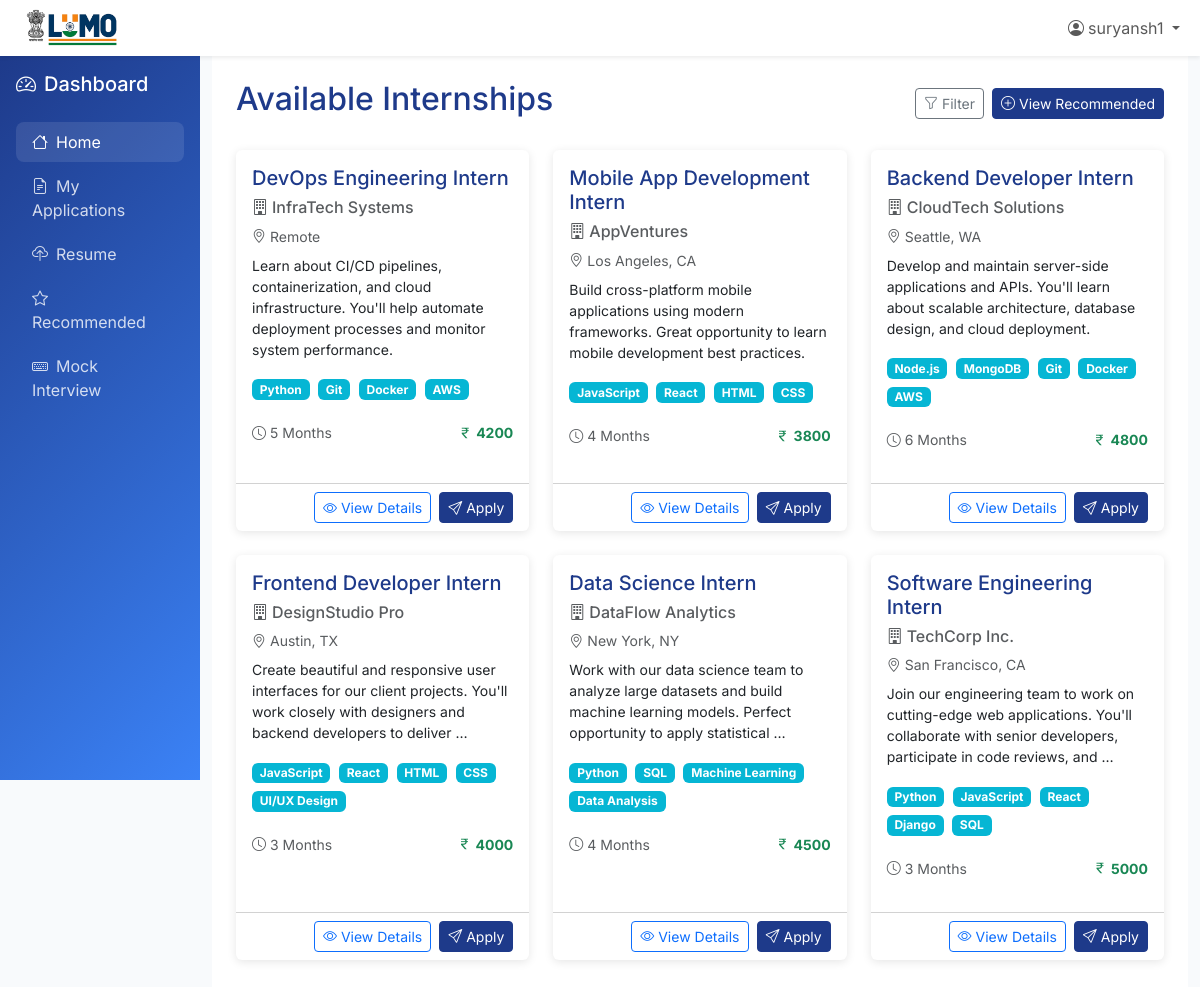
/dashboard/ (signed in), run on the app's committed database.
### dashboard/models.py (models this page shows, shortened)
class Internship(models.Model):
    title = models.CharField(max_length=255)
    company = models.CharField(max_length=255)
    description = models.TextField()
    location = models.CharField(max_length=150)
    stipend = models.DecimalField(max_digits=10, decimal_places=2, null=True, blank=True)
    duration = models.CharField(max_length=100, help_text="e.g., '3 Months', '6 Weeks'")
    required_skills = models.ManyToManyField(Skill, related_name='internships')
    posted_date = models.DateTimeField(auto_now_add=True)

### accounts/models.py (models this page shows, shortened)
class Skill(models.Model):
    name = models.CharField(max_length=100, unique=True)

### dashboard/views.py (the view)
# urls.py: path("", views.dashboard, name="dashboard"),
@login_required
def dashboard(request):
    student_profile, created = Student.objects.get_or_create(user=request.user)
    internships = Internship.objects.all().order_by('-posted_date')
    recommended_internships = get_recommended_internships(student_profile)
    all_skills = Skill.objects.all()
    context = {
        'internships': internships,
        'recommended_internships': recommended_internships,
        'all_skills': all_skills,
        'student': student_profile
    }
    return render(request, 'dashboard/index.html', context)

### templates/dashboard/index.html (shortened to what this page needs)
{% extends 'dashboard/base.html' %}
{% block dashboard_content %}
<div class="d-flex justify-content-between align-items-center mb-4">
    <h1 class="h2 text-lumo">Available Internships</h1>
    <div class="d-flex gap-2">
        <button class="btn btn-outline-secondary btn-sm" data-bs-toggle="modal" data-bs-target="#filterModal">
            <i class="bi bi-funnel me-1"></i>Filter
        </button>
        <a class="nav-link {% if request.resolver_match.url_name == 'recommended_internships' %}active{% endif %}"
                       href="{% url 'recommended_internships' %}">
            <button class="btn btn-lumo btn-sm">
                <i class="bi bi-plus-circle me-1"></i>View Recommended
            </button>
        </a>
    </div>
</div>
<div class="row">
    {% for internship in internships %}
    <div class="col-lg-4 col-md-6 mb-4">
        <div class="card h-100">
            <div class="card-body">
                <div class="d-flex justify-content-between align-items-start mb-2">
                    <h5 class="card-title text-lumo mb-1">{{ internship.title }}</h5>
                </div>
                <h6 class="card-subtitle mb-2 text-muted">
                    <i class="bi bi-building me-1"></i>{{ internship.company }}
                </h6>
                <p class="text-muted small mb-2">
                    <i class="bi bi-geo-alt me-1"></i>{{ internship.location }}
                </p>
                <p class="card-text small">{{ internship.description|truncatewords:20 }}</p>
                <div class="mb-3">
                    {% for skill in internship.required_skills.all %}
                        <span class="badge badge-skill me-1 mb-1">{{ skill.name }}</span>
                    {% endfor %}
                </div>
                <div class="row text-sm mb-3">
                    <div class="col-6">
                        <small class="text-muted">
                            <i class="bi bi-clock me-1"></i>{{ internship.duration }}
                        </small>
                    </div>
                    {% if internship.stipend %}
                    <div class="col-6 text-end">
                        <small class="text-success fw-bold">
                            <i class="bi bi-currency-rupee me-1"></i>{{ internship.stipend|floatformat:0 }}
                        </small>
                    </div>
                    {% endif %}
                </div>
            </div>
            <div class="card-footer bg-transparent">
                <div class="d-grid gap-2 d-md-flex justify-content-md-end">
                    <a href="{% url 'internship_detail' internship.id %}" class="btn btn-outline-primary btn-sm">
                        <i class="bi bi-eye me-1"></i>View Details
                    </a>
                    <a href="{% url 'apply_internship' internship.id %}" class="btn btn-lumo btn-sm">
                        <i class="bi bi-send me-1"></i>Apply
                    </a>
                </div>
            </div>
        </div>
    </div>
    {% endfor %}
</div>
{% endblock %}

### templates/base.html (shortened to what this page needs)
{% load static %}
<!DOCTYPE html>
<html lang="en">
<head>
    <link href="https://cdn.jsdelivr.net/npm/bootstrap@5.3.0/dist/css/bootstrap.min.css" rel="stylesheet">
    <link href="https://cdn.jsdelivr.net/npm/bootstrap-icons@1.10.0/font/bootstrap-icons.css" rel="stylesheet">
</head>
<body>
    <nav class="navbar navbar-expand-lg navbar-light bg-white shadow-sm">
        <div class="container-fluid">
            <a href="/" class="logo">
    <img src="{% static 'logo1.png' %}" alt="LUMO" class="img-fluid" style="height:40px; width:auto;" />
</a>
            <div class="collapse navbar-collapse" id="navbarNav">
                <ul class="navbar-nav ms-auto">
                    {% if user.is_authenticated %}
                        <li class="nav-item dropdown">
                            <a class="nav-link dropdown-toggle" href="#" id="navbarDropdown" role="button" data-bs-toggle="dropdown">
                                <i class="bi bi-person-circle me-1"></i>{{ user.username }}
                            </a>
                        </li>
                    {% endif %}
                </ul>
            </div>
        </div>
    </nav>
    {% block content %}{% endblock %}
</body>
</html>

### templates/base.html (style rules this page uses)
:root { --lumo-primary: #1e3a8a; --lumo-secondary: #3b82f6; --lumo-accent: #06b6d4; --lumo-dark: #1f2937; --lumo-light: #f8fafc; }
body { font-family: 'Inter', sans-serif; background-color: var(--lumo-light); }
.btn-lumo { background-color: var(--lumo-primary); border-color: var(--lumo-primary); color: white; }
.text-lumo { color: var(--lumo-primary); }
.card { border: none; box-shadow: 0 2px 10px rgba(0, 0, 0, 0.1); transition: transform 0.2s ease, box-shadow 0.2s ease; }
.badge-skill { background-color: var(--lumo-accent); color: white; }

### data on the page
Internship: title "DevOps Engineering Intern", company "InfraTech Systems", location "Remote", description "Learn about CI/CD pipelines, containerization, and cloud infrastructure. You'll help automate deployment processes and monitor system performance.", duration "5 Months", stipend "4200"
Skill: name "Python"
Skill: name "Git"
Skill: name "Docker"
Skill: name "AWS"
Internship: title "Mobile App Development Intern", company "AppVentures", location "Los Angeles, CA", description "Build cross-platform mobile applications using modern frameworks. Great opportunity to learn mobile development best practices.", duration "4 Months", stipend "3800"
Skill: name "JavaScript"
Skill: name "React"
Skill: name "HTML"
Skill: name "CSS"
Internship: title "Backend Developer Intern", company "CloudTech Solutions", location "Seattle, WA", description "Develop and maintain server-side applications and APIs. You'll learn about scalable architecture, database design, and cloud deployment.", duration "6 Months", stipend "4800"
Skill: name "Node.js"
Skill: name "MongoDB"
Internship: title "Frontend Developer Intern", company "DesignStudio Pro", location "Austin, TX", description "Create beautiful and responsive user interfaces for our client projects. You'll work closely with designers and backend developers to deliver …", duration "3 Months", stipend "4000"
Skill: name "UI/UX Design"
Internship: title "Data Science Intern", company "DataFlow Analytics", location "New York, NY", description "Work with our data science team to analyze large datasets and build machine learning models. Perfect opportunity to apply statistical …", duration "4 Months", stipend "4500"
Skill: name "SQL"
Skill: name "Machine Learning"
Skill: name "Data Analysis"
Internship: title "Software Engineering Intern", company "TechCorp Inc.", location "San Francisco, CA", description "Join our engineering team to work on cutting-edge web applications. You'll collaborate with senior developers, participate in code reviews, and …", duration "3 Months", stipend "5000"
Skill: name "Django"

### other printed values
{{ user.username }} "suryansh1"
